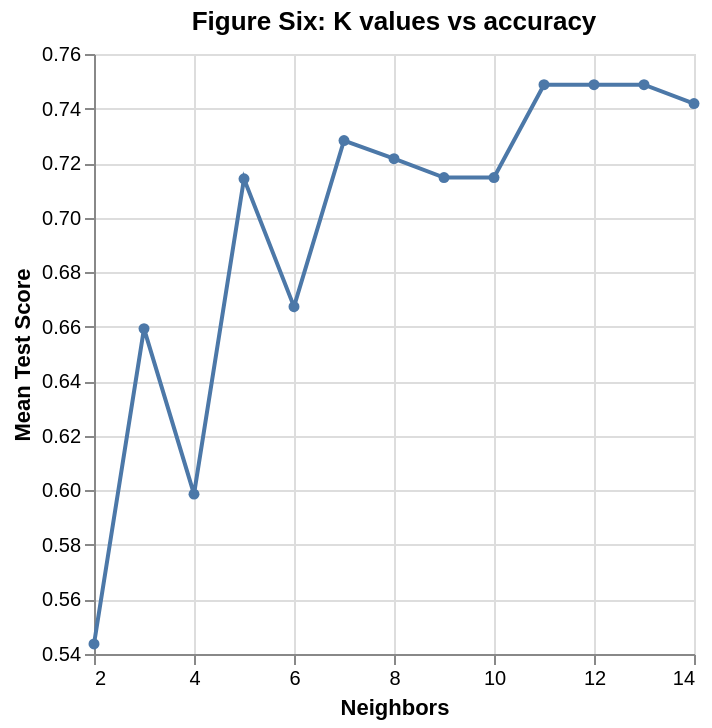

Notebook code cell kept with this figure:
### Code cell
#plot to visualize best k 
cross_val_plot = alt.Chart(accuracies).mark_line(point=True).encode(
    x=alt.X("param_kneighborsclassifier__n_neighbors")
        .title("Neighbors")
        .scale(zero=False),
    y=alt.Y("mean_test_score")
        .title("Mean Test Score")
        .scale(zero=False)
).properties(title='Figure Six: K values vs accuracy')
cross_val_plot

### Figure 1 — Vega-Lite specification as saved in the notebook (floating-point values rounded to 4 significant figures)
{"config": {"view": {"continuousWidth": 300, "continuousHeight": 300}}, "data": {"name": "data-5fb07292529483756ecf1b98625882c5"}, "mark": {"type": "line", "point": true}, "encoding": {"x": {"field": "param_kneighborsclassifier__n_neighbors", "scale": {"zero": false}, "title": "Neighbors", "type": "quantitative"}, "y": {"field": "mean_test_score", "scale": {"zero": false}, "title": "Mean Test Score", "type": "quantitative"}}, "title": "Figure Six: K values vs accuracy", "$schema": "https://vega.github.io/schema/vega-lite/v5.20.1.json", "datasets": {"data-5fb07292529483756ecf1b98625882c5": [{"mean_fit_time": 0.02815, "std_fit_time": 0.04728, "mean_score_time": 0.008054, "std_score_time": 0.006529, "param_kneighborsclassifier__n_neighbors": 2, "params": {"kneighborsclassifier__n_neighbors": 2}, "split0_test_score": 0.5, "split1_test_score": 0.6667, "split2_test_score": 0.4483, "split3_test_score": 0.5517, "split4_test_score": 0.5517, "mean_test_score": 0.5437, "std_test_score": 0.07248, "rank_test_score": 13, "split0_train_score": 0.7179, "split1_train_score": 0.7607, "split2_train_score": 0.6949, "split3_train_score": 0.6695, "split4_train_score": 0.6356, "mean_train_score": 0.6957, "std_train_score": 0.04247}, {"mean_fit_time": 0.00436, "std_fit_time": 7.207e-05, "mean_score_time": 0.004689, "std_score_time": 1.596e-05, "param_kneighborsclassifier__n_neighbors": 3, "params": {"kneighborsclassifier__n_neighbors": 3}, "split0_test_score": 0.7, "split1_test_score": 0.7, "split2_test_score": 0.5172, "split3_test_score": 0.6897, "split4_test_score": 0.6897, "mean_test_score": 0.6593, "std_test_score": 0.07118, "rank_test_score": 11, "split0_train_score": 0.7607, "split1_train_score": 0.8034, "split2_train_score": 0.7034, "split3_train_score": 0.7881, "split4_train_score": 0.7712, "mean_train_score": 0.7654, "std_train_score": 0.03424}, {"mean_fit_time": 0.004624, "std_fit_time": 0.000541, "mean_score_time": 0.004866, "std_score_time": 0.0003887, "param_kneighborsclassifier__n_neighbors": 4, "params": {"kneighborsclassifier__n_neighbors": 4}, "split0_test_score": 0.6667, "split1_test_score": 0.5333, "split2_test_score": 0.4828, "split3_test_score": 0.6897, "split4_test_score": 0.6207, "mean_test_score": 0.5986, "std_test_score": 0.07886, "rank_test_score": 12, "split0_train_score": 0.7692, "split1_train_score": 0.7521, "split2_train_score": 0.661, "split3_train_score": 0.7542, "split4_train_score": 0.7458, "mean_train_score": 0.7365, "std_train_score": 0.03851}, {"mean_fit_time": 0.004402, "std_fit_time": 0.0001212, "mean_score_time": 0.004672, "std_score_time": 3.163e-05, "param_kneighborsclassifier__n_neighbors": 5, "params": {"kneighborsclassifier__n_neighbors": 5}, "split0_test_score": 0.7667, "split1_test_score": 0.6667, "split2_test_score": 0.6897, "split3_test_score": 0.7586, "split4_test_score": 0.6897, "mean_test_score": 0.7143, "std_test_score": 0.04047, "rank_test_score": 9, "split0_train_score": 0.7521, "split1_train_score": 0.7692, "split2_train_score": 0.7797, "split3_train_score": 0.7627, "split4_train_score": 0.7712, "mean_train_score": 0.767, "std_train_score": 0.009188}, {"mean_fit_time": 0.004753, "std_fit_time": 0.0007104, "mean_score_time": 0.004789, "std_score_time": 0.0001287, "param_kneighborsclassifier__n_neighbors": 6, "params": {"kneighborsclassifier__n_neighbors": 6}, "split0_test_score": 0.7, "split1_test_score": 0.5333, "split2_test_score": 0.6897, "split3_test_score": 0.7586, "split4_test_score": 0.6552, "mean_test_score": 0.6674, "std_test_score": 0.07484, "rank_test_score": 10, "split0_train_score": 0.7436, "split1_train_score": 0.7692, "split2_train_score": 0.7797, "split3_train_score": 0.7627, "split4_train_score": 0.7627, "mean_train_score": 0.7636, "std_train_score": 0.01176}, {"mean_fit_time": 0.004371, "std_fit_time": 9.407e-05, "mean_score_time": 0.004733, "std_score_time": 9.941e-05, "param_kneighborsclassifier__n_neighbors": 7, "params": {"kneighborsclassifier__n_neighbors": 7}, "split0_test_score": 0.7333, "split1_test_score": 0.6667, "split2_test_score": 0.7241, "split3_test_score": 0.7931, "split4_test_score": 0.7241, "mean_test_score": 0.7283, "std_test_score": 0.04015, "rank_test_score": 5, "split0_train_score": 0.7436, "split1_train_score": 0.7607, "split2_train_score": 0.7458, "split3_train_score": 0.7458, "split4_train_score": 0.7712, "mean_train_score": 0.7534, "std_train_score": 0.01079}, {"mean_fit_time": 0.004321, "std_fit_time": 6.509e-05, "mean_score_time": 0.004665, "std_score_time": 1.688e-05, "param_kneighborsclassifier__n_neighbors": 8, "params": {"kneighborsclassifier__n_neighbors": 8}, "split0_test_score": 0.7333, "split1_test_score": 0.6333, "split2_test_score": 0.7241, "split3_test_score": 0.7931, "split4_test_score": 0.7241, "mean_test_score": 0.7216, "std_test_score": 0.0511, "rank_test_score": 6, "split0_train_score": 0.7436, "split1_train_score": 0.7692, "split2_train_score": 0.7542, "split3_train_score": 0.7373, "split4_train_score": 0.7373, "mean_train_score": 0.7483, "std_train_score": 0.01215}, {"mean_fit_time": 0.004315, "std_fit_time": 7.17e-05, "mean_score_time": 0.004731, "std_score_time": 0.0001284, "param_kneighborsclassifier__n_neighbors": 9, "params": {"kneighborsclassifier__n_neighbors": 9}, "split0_test_score": 0.7, "split1_test_score": 0.6667, "split2_test_score": 0.7241, "split3_test_score": 0.7586, "split4_test_score": 0.7241, "mean_test_score": 0.7147, "std_test_score": 0.03043, "rank_test_score": 7, "split0_train_score": 0.7179, "split1_train_score": 0.7692, "split2_train_score": 0.7458, "split3_train_score": 0.7627, "split4_train_score": 0.7458, "mean_train_score": 0.7483, "std_train_score": 0.01778}, {"mean_fit_time": 0.0045, "std_fit_time": 0.0004064, "mean_score_time": 0.004762, "std_score_time": 0.0001202, "param_kneighborsclassifier__n_neighbors": 10, "params": {"kneighborsclassifier__n_neighbors": 10}, "split0_test_score": 0.7, "split1_test_score": 0.6667, "split2_test_score": 0.7241, "split3_test_score": 0.7586, "split4_test_score": 0.7241, "mean_test_score": 0.7147, "std_test_score": 0.03043, "rank_test_score": 7, "split0_train_score": 0.7436, "split1_train_score": 0.7607, "split2_train_score": 0.7458, "split3_train_score": 0.7712, "split4_train_score": 0.7627, "mean_train_score": 0.7568, "std_train_score": 0.01052}, {"mean_fit_time": 0.004391, "std_fit_time": 0.0001018, "mean_score_time": 0.004741, "std_score_time": 6.17e-05, "param_kneighborsclassifier__n_neighbors": 11, "params": {"kneighborsclassifier__n_neighbors": 11}, "split0_test_score": 0.7333, "split1_test_score": 0.7, "split2_test_score": 0.7586, "split3_test_score": 0.7931, "split4_test_score": 0.7586, "mean_test_score": 0.7487, "std_test_score": 0.03091, "rank_test_score": 1, "split0_train_score": 0.735, "split1_train_score": 0.7692, "split2_train_score": 0.7458, "split3_train_score": 0.7542, "split4_train_score": 0.7542, "mean_train_score": 0.7517, "std_train_score": 0.01125}, {"mean_fit_time": 0.004322, "std_fit_time": 8.202e-05, "mean_score_time": 0.004696, "std_score_time": 5.432e-05, "param_kneighborsclassifier__n_neighbors": 12, "params": {"kneighborsclassifier__n_neighbors": 12}, "split0_test_score": 0.7333, "split1_test_score": 0.7, "split2_test_score": 0.7586, "split3_test_score": 0.7931, "split4_test_score": 0.7586, "mean_test_score": 0.7487, "std_test_score": 0.03091, "rank_test_score": 1, "split0_train_score": 0.735, "split1_train_score": 0.7692, "split2_train_score": 0.7542, "split3_train_score": 0.7627, "split4_train_score": 0.7542, "mean_train_score": 0.7551, "std_train_score": 0.0115}, {"mean_fit_time": 0.004305, "std_fit_time": 6.07e-05, "mean_score_time": 0.004699, "std_score_time": 1.788e-05, "param_kneighborsclassifier__n_neighbors": 13, "params": {"kneighborsclassifier__n_neighbors": 13}, "split0_test_score": 0.7333, "split1_test_score": 0.7, "split2_test_score": 0.7586, "split3_test_score": 0.7931, "split4_test_score": 0.7586, "mean_test_score": 0.7487, "std_test_score": 0.03091, "rank_test_score": 1, "split0_train_score": 0.735, "split1_train_score": 0.7607, "split2_train_score": 0.7542, "split3_train_score": 0.7542, "split4_train_score": 0.7458, "mean_train_score": 0.75, "std_train_score": 0.008851}, {"mean_fit_time": 0.004311, "std_fit_time": 6.818e-05, "mean_score_time": 0.004696, "std_score_time": 3.77e-05, "param_kneighborsclassifier__n_neighbors": 14, "params": {"kneighborsclassifier__n_neighbors": 14}, "split0_test_score": 0.7333, "split1_test_score": 0.7, "split2_test_score": 0.7586, "split3_test_score": 0.7931, "split4_test_score": 0.7241, "mean_test_score": 0.7418, "std_test_score": 0.03177, "rank_test_score": 4, "split0_train_score": 0.735, "split1_train_score": 0.7607, "split2_train_score": 0.7627, "split3_train_score": 0.7627, "split4_train_score": 0.7458, "mean_train_score": 0.7534, "std_train_score": 0.01115}]}}
